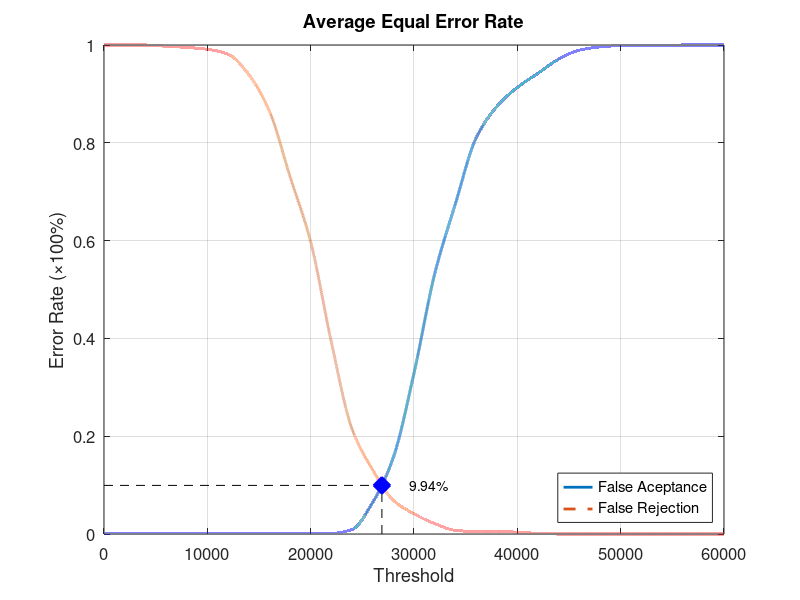
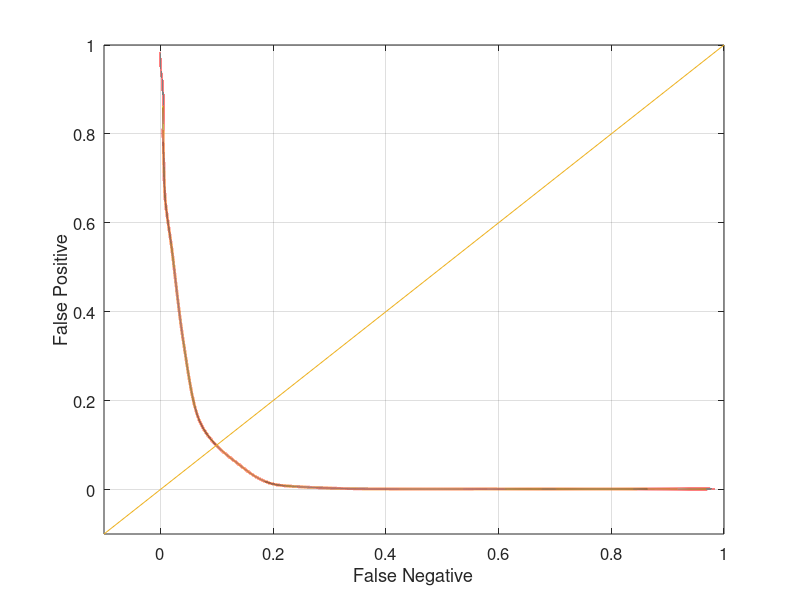

The MATLAB source for these figures, in order:
function yEER = Experiment2Average
close all;
clear;
clc;
x = 0:2000:60000;
xq = 0:0.5:60000;

y0 = [0 0.00131579 0.00131579 0.00131579 0.00131579 0.00131579 0.00131579 0.00131579 0.00131579 0.00131579 0.00131579 0.00131579 0.00921053 0.0644737 0.156579 0.328947 0.531579 0.675 0.80921 0.873684 0.913158 0.942105 0.971053 0.989474 0.996053 0.998684 0.998684 0.998684 1 1 1];
yy0 = interp1(x, y0, xq, 'pchip');
y1 = [1 1 1 0.9975 0.995 0.99125 0.98125 0.94 0.865 0.73125 0.5975 0.3925 0.215 0.13125 0.06875 0.04125 0.02125 0.0075 0.005 0.005 0.00375 0.00125 0 0 0 0 0 0 0 0 0];
yy1 = interp1(x, y1, xq, 'pchip');

% Calculating EER: 
y2 = abs(y0 - y1);
find(y2 == min(y2))
yy2 = abs(yy0 - yy1);
xEER = find(yy2 == min(yy2));
xEERIndex = xq(xEER) % X-axis EER
yEER = yy0(xEER) % Y-axis EER

main = figure
plot(xq, yy0,'-','LineWidth', 2);	hold on
plot(xq, yy1,'--','LineWidth', 2);	hold on
plot([xEERIndex xEERIndex], [0 yEER], 'k--');	hold on
plot([0 xEERIndex], [yEER yEER], 'k--');	hold on
plot(xEERIndex, yEER, 'bx', 'LineWidth', 10);	hold on
text(xEERIndex + 10 * xEERIndex / 100, yEER, [num2str(round((10000 * yEER)) / 100) '%'])
legend('False Aceptance', 'False Rejection', 'Location', 'SouthEast')
xlabel('Threshold')
ylabel('Error Rate (\times100%)')
title('Average Equal Error Rate')
set(gca, 'FontSize', 12)
axis([0 60000 0 1])
grid on

print(main, 'Experiment2AverageMain', '-dpng');
FNRxFPR = figure('Color', [1 1 1]);
plot(yy1, yy0, '-', yy1, yy0, 'LineWidth', 2);
hold on
y = -0.1:0.1:1
plot(y, y); 
set(gca, 'FontSize', 12)
xlabel('False Negative')
ylabel('False Positive')
axis([-0.1 1 -0.1 1])
set(gca, 'FontSize', 12)
grid on

print(FNRxFPR, 'Experiment2AverageFNRxFPR','-dpng');
end
